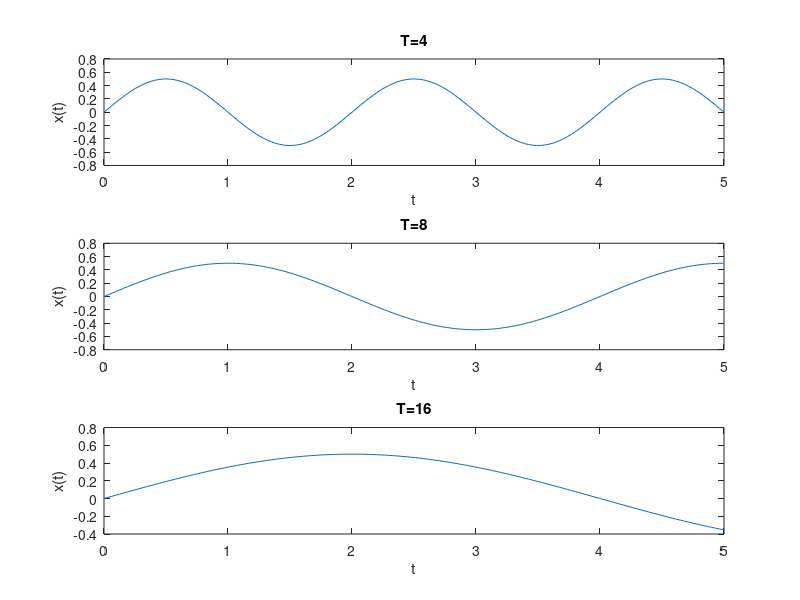

This figure's MATLAB source: (Note: this script raises an error after producing the figure.)


% part 3.1: plotting signals x(t) with 3 different periods

% interval 0 <= t <= 5
% x(t) = cos(2pi*t/T)sin(2pi*t/T)

% T=4

t1 = 0:pi/100:5;
x1 = cos(2*pi*t1/4).*sin(2*pi*t1/4);

% T=8

t2 = 0:pi/100:5;
x2 = cos(2*pi*t2/8).*sin(2*pi*t2/8);

% T=16

t3 = 0:pi/100:5;
x3 = cos(2*pi*t3/16).*sin(2*pi*t3/16);

 % plotting
 figure;
subplot(3,1,1); plot(t1,x1); title("T=4"); xlabel("t");ylabel("x(t)");
subplot(3,1,2); plot(t2,x2);title("T=8"); xlabel("t");ylabel("x(t)");
subplot(3,1,3); plot(t3,x3);title("T=16"); xlabel("t");ylabel("x(t)");



% part 3.2: plotting following piecewise function from -1<=t<=5
% https://www.mathworks.com/help/symbolic/piecewise.html

% u(t) = 1 (for t >= 0), u(t) = 0 (for t < 0)

syms t;
u = piecewise (t<0,0,t>=0,1);
figure;
fplot(u); xlim([-1 5]); ylim([-1.5 1.5]); title("Unit step signal"); xlabel("t"); ylabel("u(t)");

 % r(t) = t (for t>=0), r(t) = 0 for t<0)

r = piecewise (t<0,0,t>=0,t);
figure;
fplot(r);xlim([-1 5]); ylim([-1.5 1.5]); title("Ramp signal"); xlabel("t"); ylabel("r(t)");

% x(t) = 3e^(-2t)u(t); where u(t) is a unit step function above

x_1 = exp(-2*t).*3*u;
figure;
fplot(x_1);xlim([-1 5]); title("x_1(t) signal");xlabel("t"); ylabel("x_1(t)");


% x(t) = e^(t) (for 0<=t<=2), x(t)=0 otherwise

x_2 = piecewise (0<=t & t<=2,exp(t),t<0 & t>2,0);
figure;
fplot(x_2); xlim([-1 5]);title("x_2(t) Exponential signal");xlabel("t"); ylabel("x_2(t)");


% all plots of part 3.2 in one figure
figure;
subplot(2,2,1);fplot(u); xlim([-1 5]); ylim([-1.5 1.5]); title("Unit step signal"); xlabel("t"); ylabel("u(t)");
subplot(2,2,2);fplot(r);xlim([-1 5]); ylim([-1.5 1.5]); title("Ramp signal"); xlabel("t"); ylabel("r(t)");
subplot(2,2,3);fplot(x_1);xlim([-1 5]); title("x_1(t) signal");xlabel("t"); ylabel("x_1(t)");
subplot(2,2,4);fplot(x_2); xlim([-1 5]); title("x_2(t) Exponential signal");xlabel("t"); ylabel("x_2(t)");

